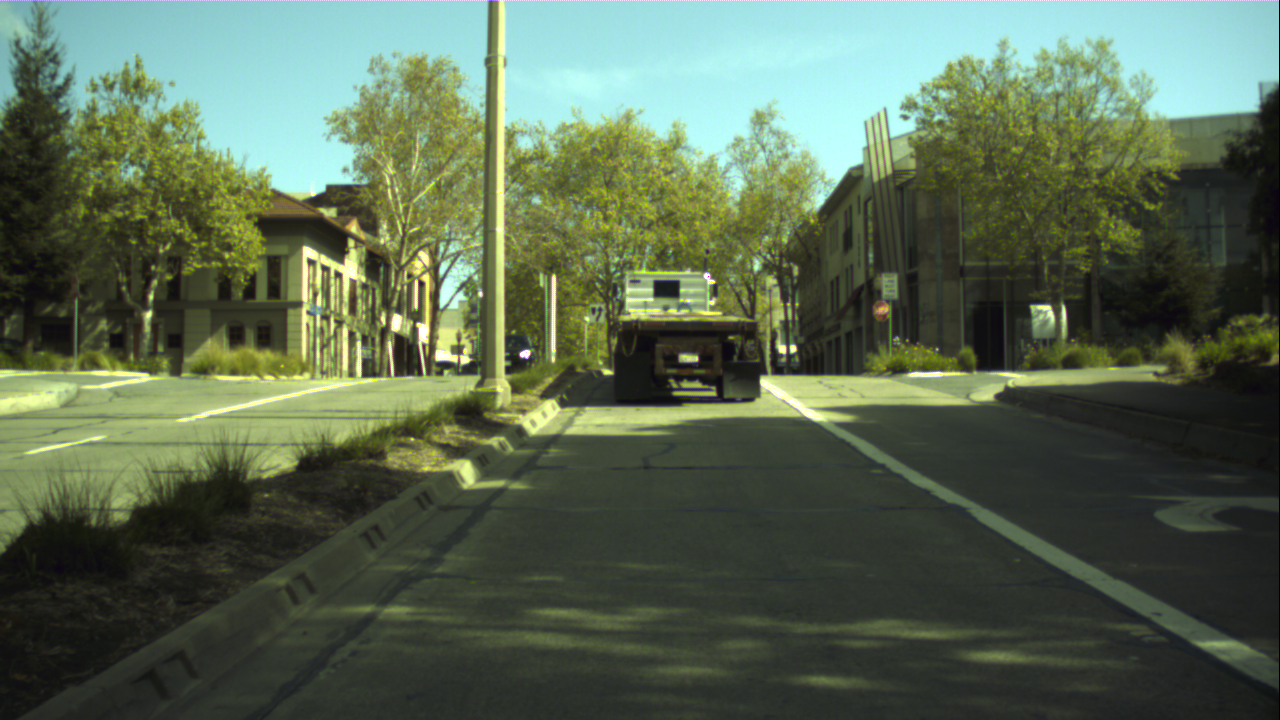
#> input picture dataset_test_rgb_small/rgb/test/24102.png, 1280 x 720 px; its folder holds only this picture in this run
$ python color_preprocess.py
#> lines starting #> are read from the running program, lines starting #| are printed output that depends on the picture
### dataset_test_rgb_small/white_balance.py
import cv2
import numpy as np

def white_balance(img_path, mode=1):
    """白平衡处理（默认为1均值、2完美反射、3灰度世界、4基于图像分析的偏色检测及颜色校正、5动态阈值）"""
#> called with mode = 4
    # 读取图像
    img = cv2.imread(img_path)
#> img is the input picture: shape (720, 1280, 3); mean B, G, R 82.4, 104.5, 88.7
    b, g, r = cv2.split(img)
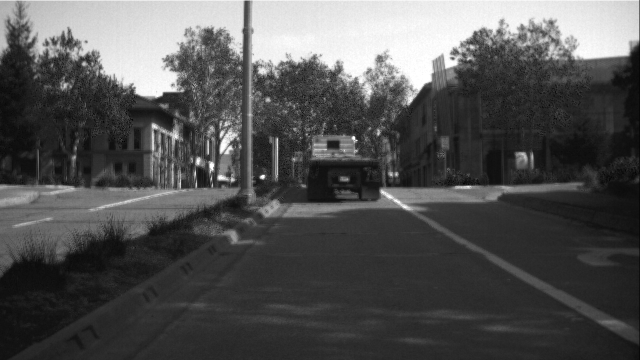
#> b: shape (720, 1280) (shown at 1/2 size); min 0, max 255, mean 82.4
    # 均值变为三通道
    h, w, c = img.shape
    if mode == 1:
        # 默认均值  ---- 简单的求均值白平衡法
        b_avg, g_avg, r_avg = cv2.mean(b)[0], cv2.mean(g)[0], cv2.mean(r)[0]
        # 求各个通道所占增益
        k = (b_avg + g_avg + r_avg) / 3
        kb, kg, kr = k / b_avg, k / g_avg, k / r_avg
        b = cv2.addWeighted(src1=b, alpha=kb, src2=0, beta=0, gamma=0)
        g = cv2.addWeighted(src1=g, alpha=kg, src2=0, beta=0, gamma=0)
        r = cv2.addWeighted(src1=r, alpha=kr, src2=0, beta=0, gamma=0)
        output_img = cv2.merge([b, g, r])
    elif mode == 2:
        # 完美反射白平衡 ---- 依赖ratio值选取而且对亮度最大区域不是白色的图像效果不佳。
        output_img = img.copy()
        sum_ = np.double() + b + g + r
        hists, bins = np.histogram(sum_.flatten(), 766, [0, 766])
        Y = 765
        num, key = 0, 0
        ratio = 0.01
        while Y >= 0:
            num += hists[Y]
            if num > h * w * ratio / 100:
                key = Y
                break
            Y = Y - 1

        sumkey = np.where(sum_ >= key)
        sum_b, sum_g, sum_r = np.sum(b[sumkey]), np.sum(g[sumkey]), np.sum(r[sumkey])
        times = len(sumkey[0])
        avg_b, avg_g, avg_r = sum_b / times, sum_g / times, sum_r / times

        maxvalue = float(np.max(output_img))
        output_img[:, :, 0] = output_img[:, :, 0] * maxvalue / int(avg_b)
        output_img[:, :, 1] = output_img[:, :, 1] * maxvalue / int(avg_g)
        output_img[:, :, 2] = output_img[:, :, 2] * maxvalue / int(avg_r)
    elif mode == 3:
        # 灰度世界假设
        b_avg, g_avg, r_avg = cv2.mean(b)[0], cv2.mean(g)[0], cv2.mean(r)[0]
        # 需要调整的RGB分量的增益
        k = (b_avg + g_avg + r_avg) / 3
        kb, kg, kr = k / b_avg, k / g_avg, k / r_avg
        ba, ga, ra = b * kb, g * kg, r * kr

        output_img = cv2.merge([ba, ga, ra])
    elif mode == 4:
        # 基于图像分析的偏色检测及颜色校正
        I_b_2, I_r_2 = np.double(b) ** 2, np.double(r) ** 2
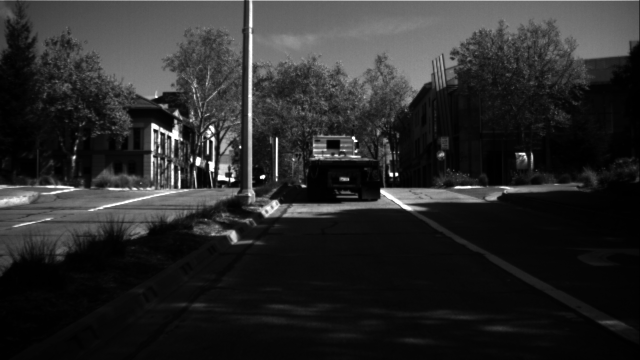
#> I_r_2: shape (720, 1280) float64 (shown at 1/2 size); min 0, max 65025, mean 10894.4; drawn with min black and max white
        sum_I_b_2, sum_I_r_2 = np.sum(I_b_2), np.sum(I_r_2)
#> sum_I_b_2 = 1.07e+10; sum_I_r_2 = 1e+10
        sum_I_b, sum_I_g, sum_I_r = np.sum(b), np.sum(g), np.sum(r)
#> sum_I_b = 75983635; sum_I_g = 96337774; sum_I_r = 81781693
        max_I_b, max_I_g, max_I_r = np.max(b), np.max(g), np.max(r)
#> max_I_b = 255; max_I_g = 255; max_I_r = 255
        max_I_b_2, max_I_r_2 = np.max(I_b_2), np.max(I_r_2)
#> max_I_b_2 = 65025; max_I_r_2 = 65025
        [u_b, v_b] = np.matmul(np.linalg.inv([[sum_I_b_2, sum_I_b], [max_I_b_2, max_I_b]]), [sum_I_g, max_I_g])
#> u_b = -0.00236; v_b = 1.6
        [u_r, v_r] = np.matmul(np.linalg.inv([[sum_I_r_2, sum_I_r], [max_I_r_2, max_I_r]]), [sum_I_g, max_I_g])
#> u_r = -0.00135; v_r = 1.34
        b0 = np.uint8(u_b * (np.double(b) ** 2) + v_b * b)
        r0 = np.uint8(u_r * (np.double(r) ** 2) + v_r * r)
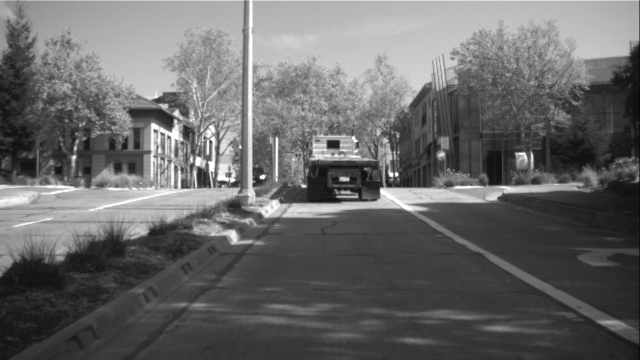
#> r0: shape (720, 1280) (shown at 1/2 size); min 0, max 254, mean 104
        output_img = cv2.merge([b0, g, r0])
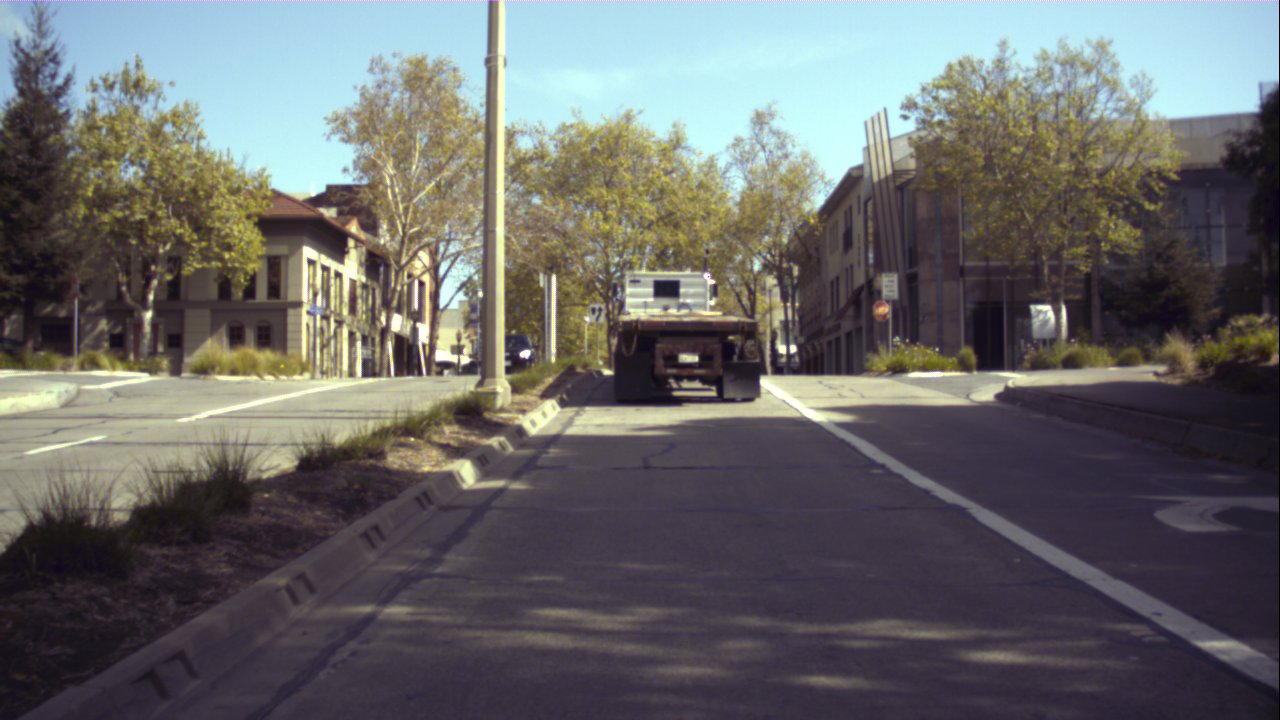
#> output_img: shape (720, 1280, 3); mean B, G, R 104.1, 104.5, 104
    elif mode == 5:
        # 动态阈值算法 ---- 白点检测和白点调整
        # 只是白点检测不是与完美反射算法相同的认为最亮的点为白点，而是通过另外的规则确定
        # [7 lines left out: function con_num, not called in this run]

        yuv_img = cv2.cvtColor(img, cv2.COLOR_BGR2YCrCb)
        # YUV空间
        (y, u, v) = cv2.split(yuv_img)
        max_y = np.max(y.flatten())
        sum_u, sum_v = np.sum(u), np.sum(v)
        avl_u, avl_v = sum_u / (h * w), sum_v / (h * w)
        du, dv = np.sum(np.abs(u - avl_u)), np.sum(np.abs(v - avl_v))
        avl_du, avl_dv = du / (h * w), dv / (h * w)
        radio = 0.5  # 如果该值过大过小，色温向两极端发展

        valuekey = np.where((np.abs(u - (avl_u + avl_du * con_num(avl_u))) < radio * avl_du)
                            | (np.abs(v - (avl_v + avl_dv * con_num(avl_v))) < radio * avl_dv))
        num_y, yhistogram = np.zeros((h, w)), np.zeros(256)
        num_y[valuekey] = np.uint8(y[valuekey])
        yhistogram = np.bincount(np.uint8(num_y[valuekey].flatten()), minlength=256)
        ysum = len(valuekey[0])
        Y = 255
        num, key = 0, 0
        while Y >= 0:
            num += yhistogram[Y]
            if num > 0.1 * ysum:  # 取前10%的亮点为计算值，如果该值过大易过曝光，该值过小调整幅度小
                key = Y
                break
            Y = Y - 1

        sumkey = np.where(num_y > key)
        sum_b, sum_g, sum_r = np.sum(b[sumkey]), np.sum(g[sumkey]), np.sum(r[sumkey])
        num_rgb = len(sumkey[0])

        b0 = np.double(b) * int(max_y) / (sum_b / num_rgb)
        g0 = np.double(g) * int(max_y) / (sum_g / num_rgb)
        r0 = np.double(r) * int(max_y) / (sum_r / num_rgb)

        output_img = cv2.merge([b0, g0, r0])
    else:
        raise TypeError('mode should be in [1,2,3,4,5]. Got {}'.format(mode))
    output_img = np.uint8(np.clip(output_img, 0, 255))
    return output_img

# [3 lines that do not run on import are left out]

### dataset_test_rgb_small/color_preprocess.py
from white_balance import white_balance
import glob
import cv2
img_path = glob.glob('./dataset_test_rgb_small/rgb/test/*')
for path in img_path:
    new_path = path.replace('/test\\', '/white_balanced_test\\')
    cv2.imwrite(new_path, white_balance(path, 4))

$ run again, on dataset_test_rgb_small/rgb/test/24328.png
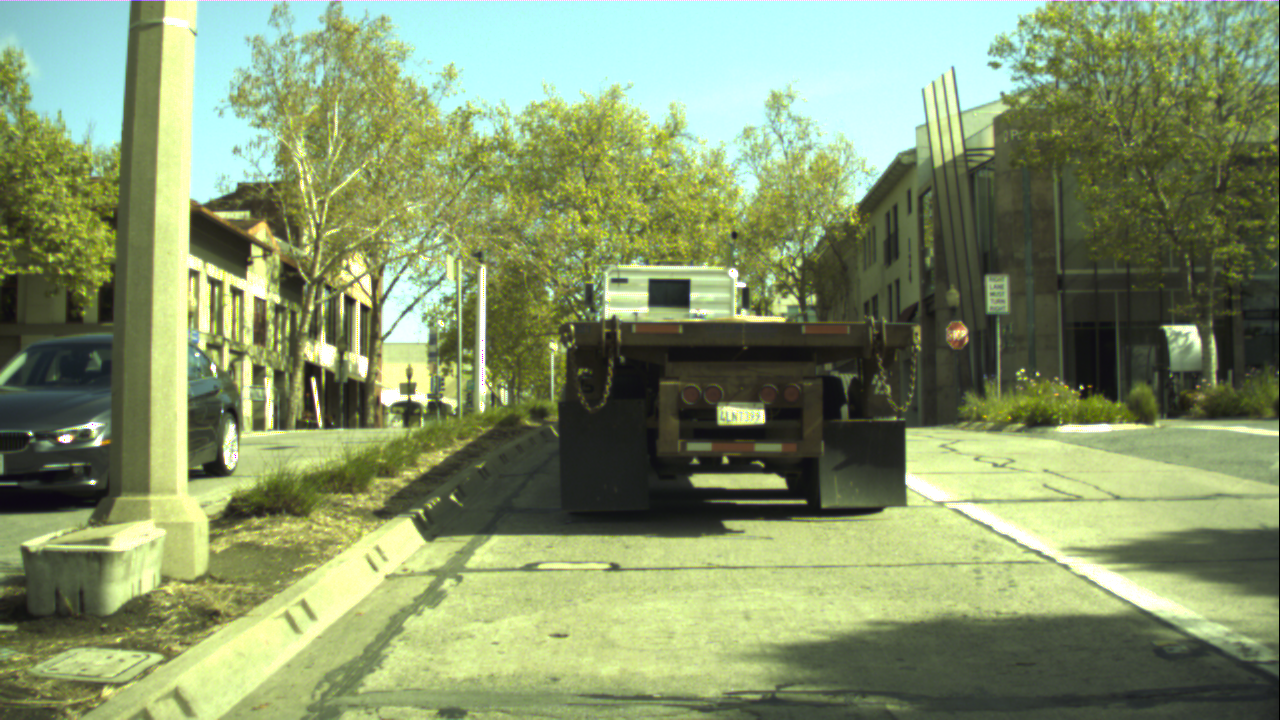
#> input picture dataset_test_rgb_small/rgb/test/24328.png, 1280 x 720 px
#> in white_balance, img is the input picture: shape (720, 1280, 3); mean B, G, R 106.8, 148.5, 132.1
#> in white_balance, `I_b_2, I_r_2 = np.double(b) ** 2, np.double(r) ** 2`:
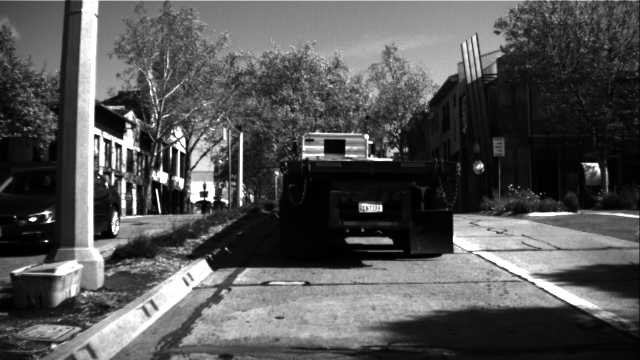
#> I_r_2: shape (720, 1280) float64 (shown at 1/2 size); min 0, max 65025, mean 21730.5; drawn with min black and max white
#> sum_I_b_2 = 1.49e+10; sum_I_r_2 = 2e+10
#> sum_I_b = 98441907; sum_I_g = 136899503; sum_I_r = 121727515
#> max_I_b = 255
#> max_I_b_2 = 65025
#> u_b = -0.00378; v_b = 1.96
#> u_r = -0.00138; v_r = 1.35
#> in white_balance, `output_img = cv2.merge([b0, g, r0])`:
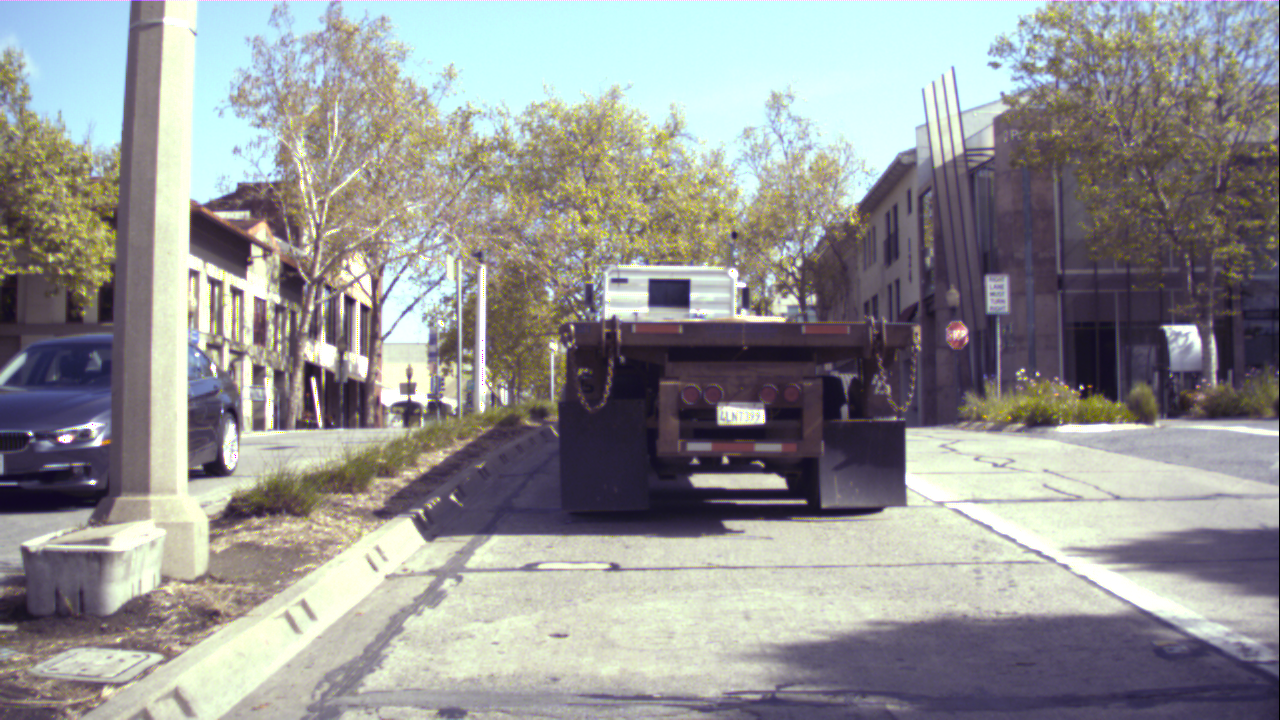
#> output_img: shape (720, 1280, 3); mean B, G, R 148.1, 148.5, 148.1

$ run again, on dataset_test_rgb_small/rgb/test/24454.png
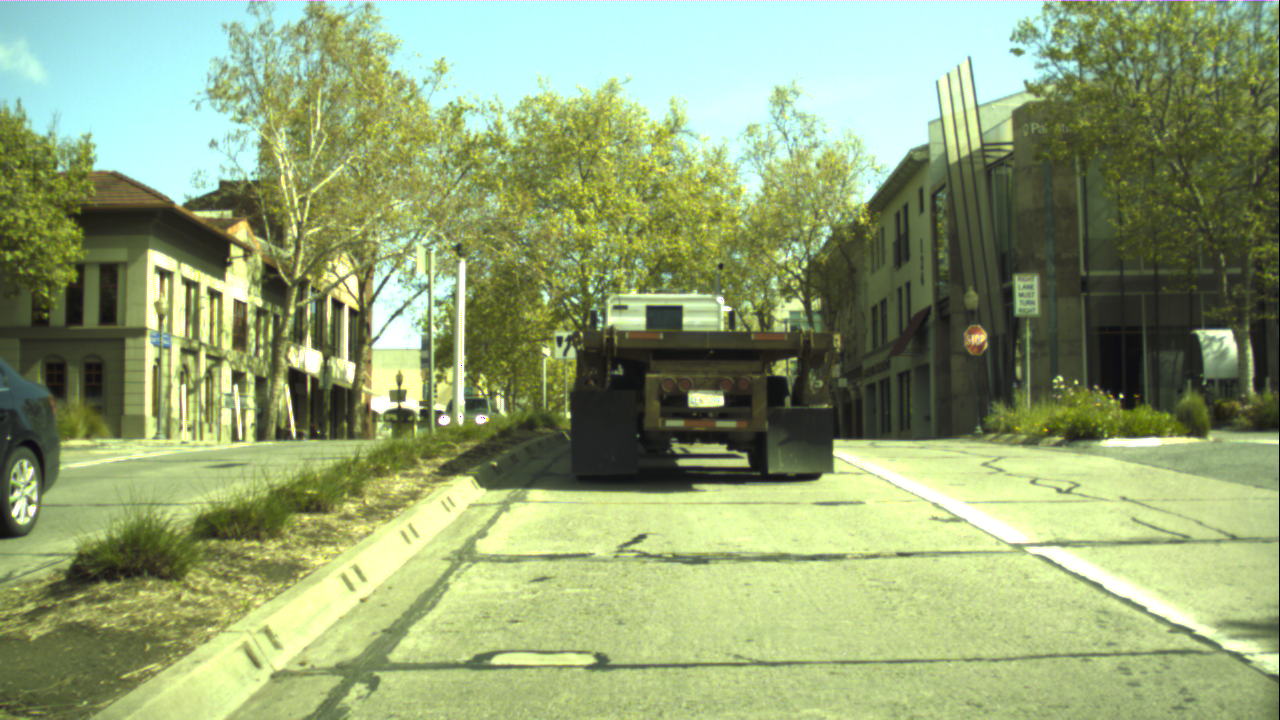
#> input picture dataset_test_rgb_small/rgb/test/24454.png, 1280 x 720 px
#> in white_balance, img is the input picture: shape (720, 1280, 3); mean B, G, R 116.7, 162.6, 144.8
#> in white_balance, `I_b_2, I_r_2 = np.double(b) ** 2, np.double(r) ** 2`:
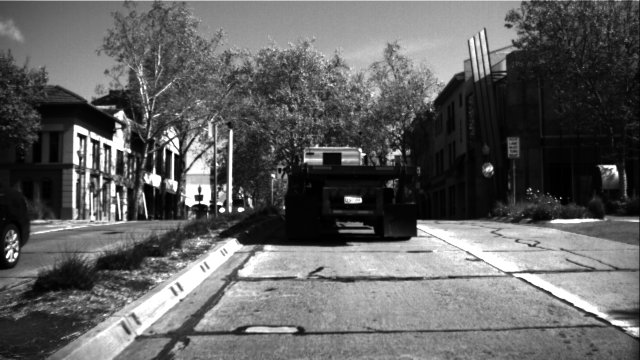
#> I_r_2: shape (720, 1280) float64 (shown at 1/2 size); min 0, max 65025, mean 24935.5; drawn with min black and max white
#> sum_I_b_2 = 1.71e+10; sum_I_r_2 = 2.3e+10
#> sum_I_b = 107541505; sum_I_g = 149807848; sum_I_r = 133484404
#> max_I_b = 255
#> max_I_b_2 = 65025
#> u_b = -0.0041; v_b = 2.05
#> u_r = -0.00148; v_r = 1.38
#> in white_balance, `output_img = cv2.merge([b0, g, r0])`:
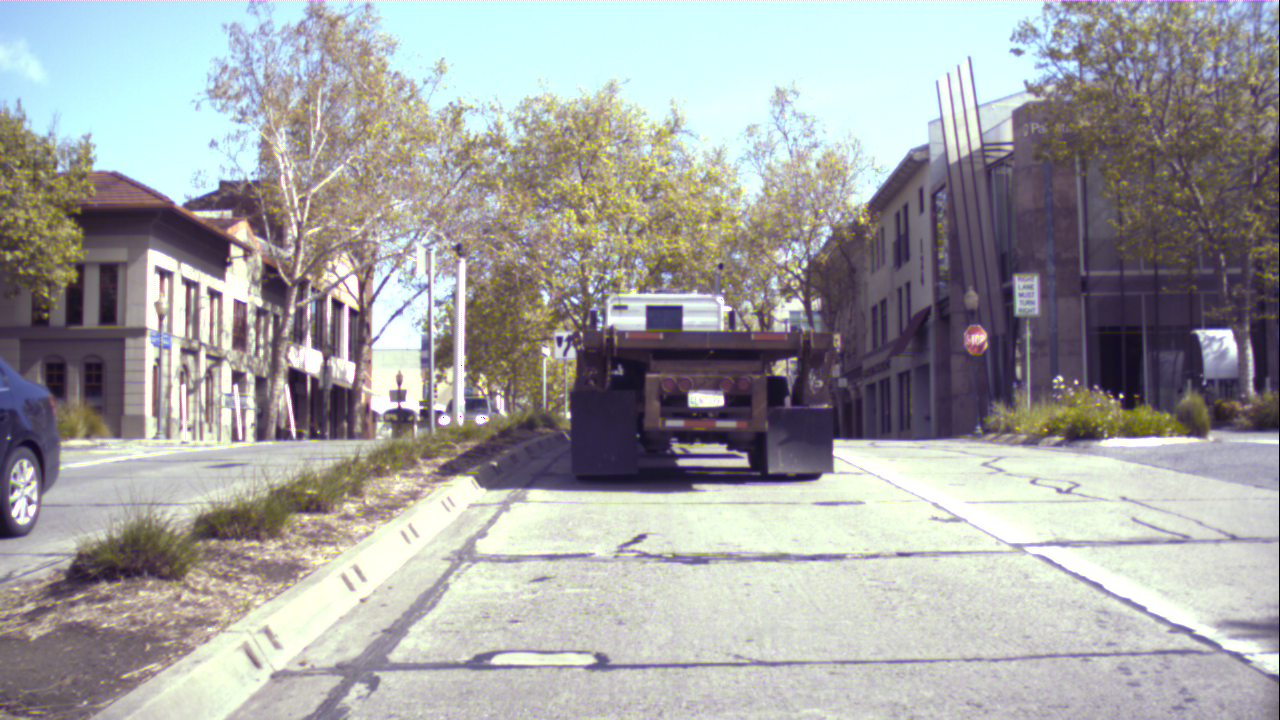
#> output_img: shape (720, 1280, 3); mean B, G, R 162.1, 162.6, 162
